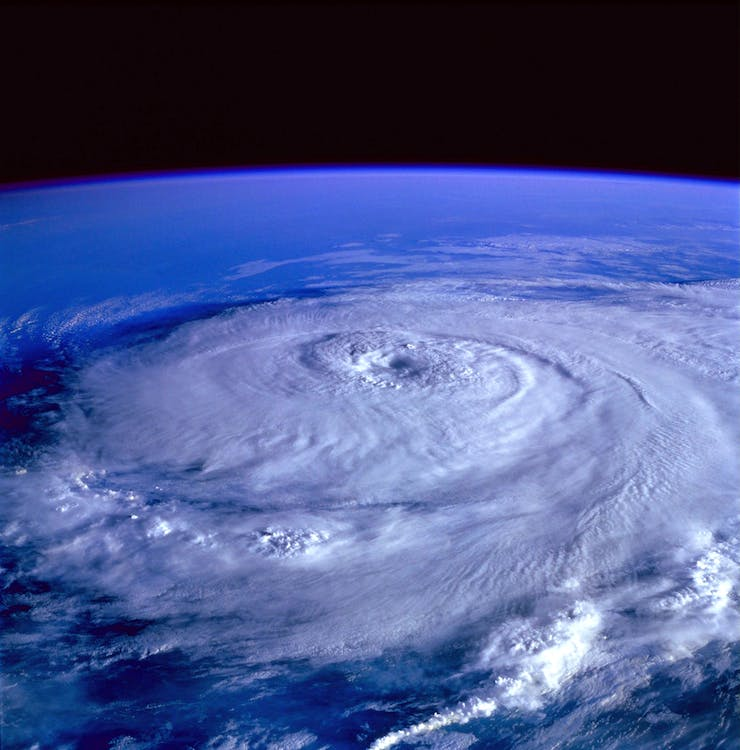
#> input picture Fake_color/cielo.jpeg, 740 x 750 px
$ python fake_color.py
#> lines starting #> are read from the running program, lines starting #| are printed output that depends on the picture
import numpy as np
import cv2
import math
import matplotlib.pyplot as plot
import random

ima_1 = cv2.imread("cielo.jpeg")
#> ima_1 is the input picture: shape (750, 740, 3); mean B, G, R 143.2, 88.6, 74.8
ima_1_res = cv2.resize(ima_1,(500,500))
ima_1_res = np.array(ima_1_res , dtype= float)
M , N , L = ima_1_res.shape
#> M = 500; N = 500; L = 3

conteo = [0] * 256
FC = np.zeros((M, N, L), np.uint8)

for M2 in range(0,M,1):
     for N2 in range(0,N,1):
          valor_pixel = int((ima_1_res[M2, N2, 2] * 0.299) + (ima_1_res[M2, N2, 1] * 0.587) + (ima_1_res[M2, N2, 0] * 0.114))
          FC[M2, N2] = valor_pixel
          #cv2.imwrite("edg_satelite.jpg",FC)
          conteo[valor_pixel] += 1
          if valor_pixel <= 40:
               FC[M2, N2] = [100, 100, 180]
          elif valor_pixel <= 80:
               FC[M2, N2] = [102, 255, 102]
          elif valor_pixel <= 120:
               FC[M2, N2] = [0, 255, 255]
          elif valor_pixel <= 160:
               FC[M2, N2] = [0, 128, 255]
          elif valor_pixel <= 240:
               FC[M2, N2] = [0, 0, 255]
          elif valor_pixel <= 255:
               FC[M2, N2] = [255, 0, 139]
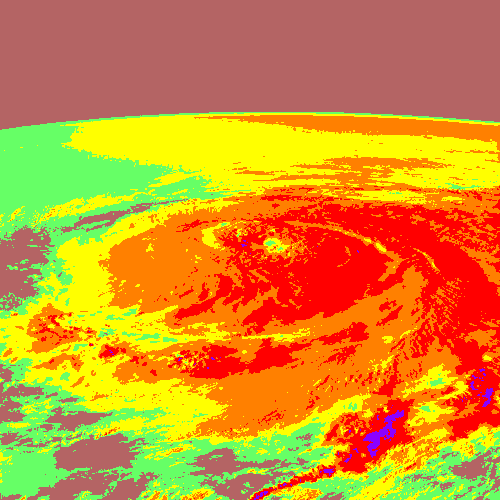
#> FC: shape (500, 500, 3); mean B, G, R 44.1, 144.2, 211.8
#> after the loop, conteo = 256 values, max 45492 at index 7, min 0 at index 0, mean 976.6


print(conteo)
#> (printed output is left out)
fig, ax = plot.subplots()
#ax.hist(conteo)
ax.stem(conteo)
plot.show()
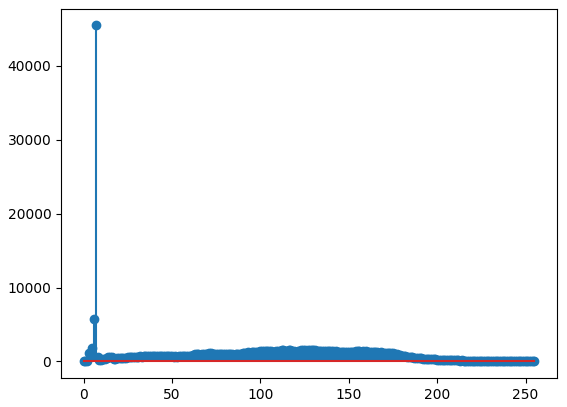
#> figure drawn by matplotlib, 1 panel; curve peaks at x = 7, y = 45492


cv2.imshow("Falso color", FC)
cv2.waitKey(0) #Espera una tecla
cv2.imwrite("falso_color.jpg",FC)
cv2.destroyAllWindows() #Finaliza procesos
